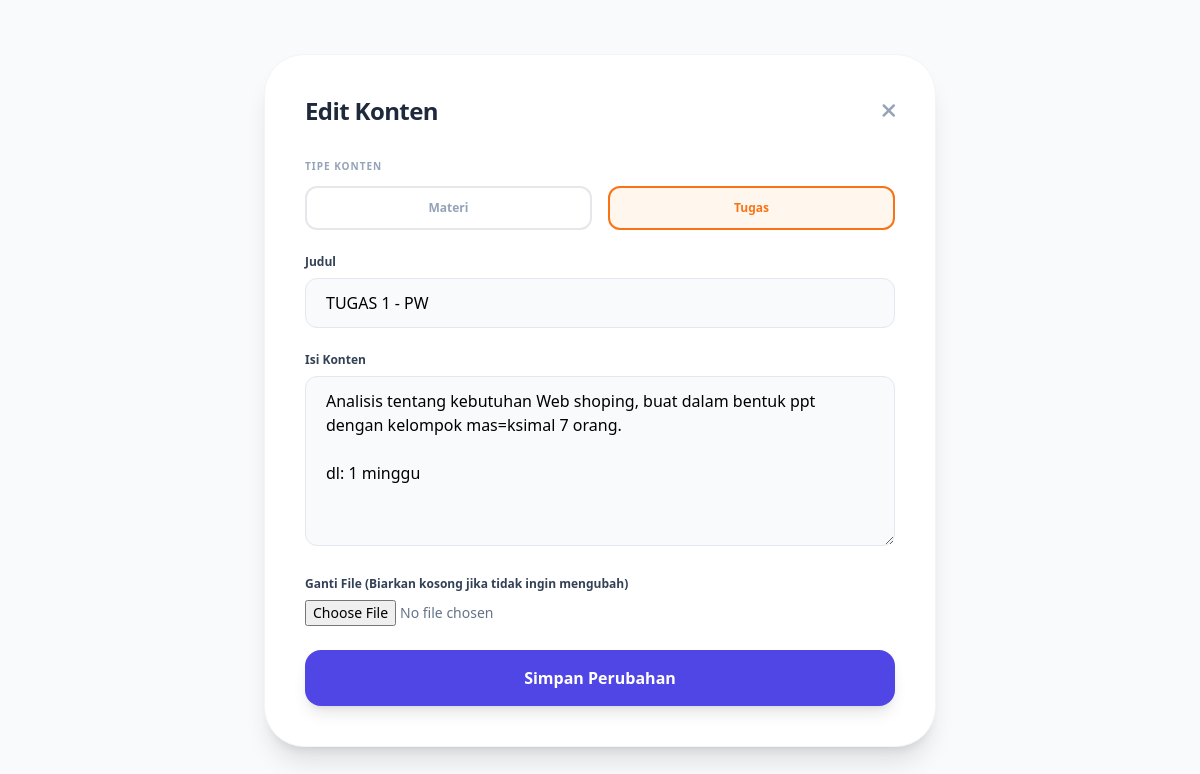
Screenshot of /edit_material.php?id=7&course_id=3 (signed in) with the database file from the repository.
### tables this page shows
CREATE TABLE `materials` (
  `id` int(11) NOT NULL,
  `course_id` int(11) DEFAULT NULL,
  `type` enum('material','assignment') DEFAULT 'material',
  `title` varchar(100) NOT NULL,
  `content` text DEFAULT NULL,
  `file_path` varchar(255) DEFAULT NULL
);

### edit_material.php (the view, shortened to what this page needs)
<?php
include 'koneksi.php';
$id = $_GET['id'];
$course_id = $_GET['course_id'];
$get_data = mysqli_query($conn, "SELECT * FROM materials WHERE id = '$id'");
$data = mysqli_fetch_assoc($get_data);
?>
<!DOCTYPE html>
<html lang="en">
<head>
    <script src="https://cdn.tailwindcss.com"></script>
    <link href="https://cdnjs.cloudflare.com/ajax/libs/font-awesome/6.0.0/css/all.min.css" rel="stylesheet">
</head>
<body class="bg-slate-50 min-h-screen p-6 flex justify-center items-center">
    <div class="bg-white w-full max-w-2xl rounded-[40px] shadow-xl p-10 border border-slate-100">
        <div class="flex justify-between items-center mb-8">
            <h2 class="text-2xl font-black text-slate-800 tracking-tight">Edit Konten</h2>
            <a href="course_detail.php?id=<?php echo $course_id; ?>" class="text-slate-400 hover:text-slate-600"><i class="fa-solid fa-xmark text-xl"></i></a>
        </div>
        <form action="" method="POST" enctype="multipart/form-data" class="space-y-6">
            <div>
                <label class="block text-[10px] font-black text-slate-400 uppercase tracking-widest mb-3">Tipe Konten</label>
                <div class="flex gap-4">
                    <label class="flex-1 cursor-pointer">
                        <div class="p-3 border-2 rounded-xl text-center peer-checked:border-indigo-600 peer-checked:bg-indigo-50 peer-checked:text-indigo-600 text-slate-400 font-bold text-xs transition">Materi</div>
                    </label>
                    <label class="flex-1 cursor-pointer">
                        <div class="p-3 border-2 rounded-xl text-center peer-checked:border-orange-500 peer-checked:bg-orange-50 peer-checked:text-orange-500 text-slate-400 font-bold text-xs transition">Tugas</div>
                    </label>
                </div>
            </div>
            <div>
                <label class="block text-xs font-bold text-slate-700 mb-2">Judul</label>
                <input type="text" name="title" value="<?php echo $data['title']; ?>" required class="w-full px-5 py-3 rounded-xl bg-slate-50 border border-slate-200 focus:ring-2 focus:ring-indigo-500 outline-none">
            </div>
            <div>
                <label class="block text-xs font-bold text-slate-700 mb-2">Isi Konten</label>
                <textarea name="content" rows="6" required class="w-full px-5 py-3 rounded-xl bg-slate-50 border border-slate-200 focus:ring-2 focus:ring-indigo-500 outline-none"><?php echo $data['content']; ?></textarea>
            </div>
            <div>
                <label class="block text-xs font-bold text-slate-700 mb-2">Ganti File (Biarkan kosong jika tidak ingin mengubah)</label>
                <input type="file" name="file_materi" class="text-sm text-slate-500">
            </div>
            <button type="submit" name="update" class="w-full bg-indigo-600 text-white font-bold py-4 rounded-2xl shadow-lg hover:bg-indigo-700 transition transform active:scale-95">
                Simpan Perubahan
            </button>
        </form>
    </div>
</body>
</html>

### rows the page displays
materials: title "TUGAS 1 - PW", content "Analisis tentang kebutuhan Web shoping, buat dalam bentuk ppt dengan kelompok mas=ksimal 7 orang. dl: 1 minggu"
